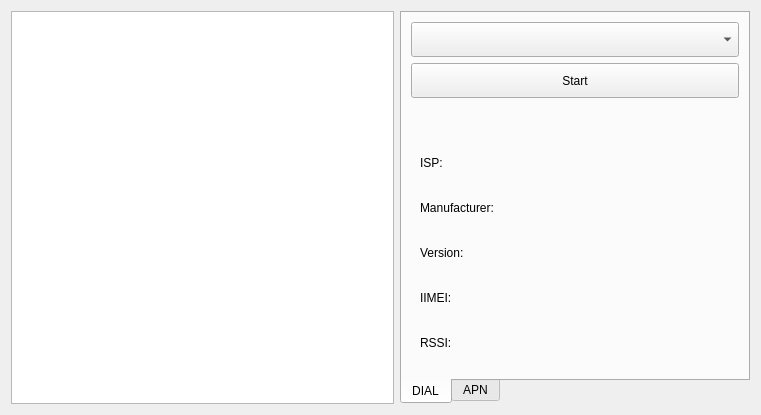
<?xml version="1.0" encoding="UTF-8"?>
<ui version="4.0">
 <class>M4gWidget</class>
 <widget class="QWidget" name="M4gWidget">
  <property name="geometry">
   <rect>
    <x>0</x>
    <y>0</y>
    <width>761</width>
    <height>415</height>
   </rect>
  </property>
  <property name="windowTitle">
   <string>Form</string>
  </property>
  <layout class="QGridLayout" name="gridLayout_2">
   <item row="0" column="0">
    <layout class="QGridLayout" name="gridLayout">
     <item row="0" column="0" colspan="2">
      <widget class="QTextBrowser" name="textBrowser"/>
     </item>
    </layout>
   </item>
   <item row="0" column="1">
    <widget class="QTabWidget" name="tabWidget">
     <property name="minimumSize">
      <size>
       <width>350</width>
       <height>0</height>
      </size>
     </property>
     <property name="maximumSize">
      <size>
       <width>350</width>
       <height>16777215</height>
      </size>
     </property>
     <property name="tabPosition">
      <enum>QTabWidget::South</enum>
     </property>
     <property name="tabShape">
      <enum>QTabWidget::Rounded</enum>
     </property>
     <property name="currentIndex">
      <number>0</number>
     </property>
     <widget class="QWidget" name="widget">
      <attribute name="title">
       <string>DIAL</string>
      </attribute>
      <layout class="QVBoxLayout" name="verticalLayout_3">
       <item>
        <layout class="QVBoxLayout" name="verticalLayout_2">
         <property name="spacing">
          <number>6</number>
         </property>
         <item>
          <widget class="QComboBox" name="comboBox">
           <property name="minimumSize">
            <size>
             <width>0</width>
             <height>35</height>
            </size>
           </property>
          </widget>
         </item>
         <item>
          <widget class="QPushButton" name="connectBtn">
           <property name="sizePolicy">
            <sizepolicy hsizetype="Minimum" vsizetype="Preferred">
             <horstretch>0</horstretch>
             <verstretch>0</verstretch>
            </sizepolicy>
           </property>
           <property name="minimumSize">
            <size>
             <width>0</width>
             <height>35</height>
            </size>
           </property>
           <property name="styleSheet">
            <string notr="true"/>
           </property>
           <property name="text">
            <string>Start</string>
           </property>
           <property name="flat">
            <bool>false</bool>
           </property>
          </widget>
         </item>
         <item>
          <spacer name="verticalSpacer_3">
           <property name="orientation">
            <enum>Qt::Vertical</enum>
           </property>
           <property name="sizeHint" stdset="0">
            <size>
             <width>20</width>
             <height>40</height>
            </size>
           </property>
          </spacer>
         </item>
         <item>
          <widget class="QLabel" name="stateLbl">
           <property name="text">
            <string/>
           </property>
           <property name="alignment">
            <set>Qt::AlignCenter</set>
           </property>
          </widget>
         </item>
         <item>
          <widget class="QWidget" name="AtInfoWidget" native="true">
           <property name="minimumSize">
            <size>
             <width>0</width>
             <height>0</height>
            </size>
           </property>
           <layout class="QFormLayout" name="formLayout_2">
            <property name="verticalSpacing">
             <number>10</number>
            </property>
            <item row="0" column="0">
             <widget class="QLabel" name="label_ISP">
              <property name="minimumSize">
               <size>
                <width>0</width>
                <height>35</height>
               </size>
              </property>
              <property name="text">
               <string>ISP:</string>
              </property>
              <property name="alignment">
               <set>Qt::AlignLeading|Qt::AlignLeft|Qt::AlignVCenter</set>
              </property>
             </widget>
            </item>
            <item row="0" column="1">
             <widget class="QLabel" name="ISPLbl">
              <property name="text">
               <string/>
              </property>
             </widget>
            </item>
            <item row="1" column="0">
             <widget class="QLabel" name="label_manufactuer">
              <property name="minimumSize">
               <size>
                <width>0</width>
                <height>35</height>
               </size>
              </property>
              <property name="text">
               <string>Manufacturer:</string>
              </property>
             </widget>
            </item>
            <item row="1" column="1">
             <widget class="QLabel" name="manufacturerLbl">
              <property name="text">
               <string/>
              </property>
             </widget>
            </item>
            <item row="2" column="0">
             <widget class="QLabel" name="label_version">
              <property name="minimumSize">
               <size>
                <width>0</width>
                <height>35</height>
               </size>
              </property>
              <property name="text">
               <string>Version:</string>
              </property>
             </widget>
            </item>
            <item row="2" column="1">
             <widget class="QLabel" name="versionLbl">
              <property name="text">
               <string/>
              </property>
             </widget>
            </item>
            <item row="3" column="0">
             <widget class="QLabel" name="label_IMEI">
              <property name="minimumSize">
               <size>
                <width>0</width>
                <height>35</height>
               </size>
              </property>
              <property name="text">
               <string>IIMEI:</string>
              </property>
             </widget>
            </item>
            <item row="3" column="1">
             <widget class="QLabel" name="IMEILbl">
              <property name="text">
               <string/>
              </property>
             </widget>
            </item>
            <item row="4" column="0">
             <widget class="QLabel" name="label_RSSI">
              <property name="minimumSize">
               <size>
                <width>0</width>
                <height>35</height>
               </size>
              </property>
              <property name="text">
               <string>RSSI:</string>
              </property>
             </widget>
            </item>
            <item row="4" column="1">
             <widget class="QLabel" name="RSSILbl">
              <property name="text">
               <string/>
              </property>
             </widget>
            </item>
           </layout>
          </widget>
         </item>
        </layout>
       </item>
      </layout>
     </widget>
     <widget class="QWidget" name="tab_2">
      <attribute name="title">
       <string>APN</string>
      </attribute>
      <layout class="QFormLayout" name="formLayout">
       <item row="1" column="0">
        <widget class="QLabel" name="label_authencation">
         <property name="text">
          <string>Authencation:</string>
         </property>
        </widget>
       </item>
       <item row="1" column="1">
        <widget class="QComboBox" name="authCombox">
         <item>
          <property name="text">
           <string>auth</string>
          </property>
         </item>
         <item>
          <property name="text">
           <string>PAP</string>
          </property>
         </item>
         <item>
          <property name="text">
           <string>CHAP</string>
          </property>
         </item>
        </widget>
       </item>
       <item row="2" column="0">
        <widget class="QLabel" name="label_user">
         <property name="text">
          <string>User Name:</string>
         </property>
        </widget>
       </item>
       <item row="2" column="1">
        <widget class="QLineEdit" name="userNameEdt"/>
       </item>
       <item row="3" column="0">
        <widget class="QLabel" name="label_password">
         <property name="text">
          <string>Password:</string>
         </property>
        </widget>
       </item>
       <item row="3" column="1">
        <widget class="QLineEdit" name="passwordEdt"/>
       </item>
       <item row="0" column="1">
        <widget class="QLineEdit" name="apnEdt">
         <property name="text">
          <string>cmnet</string>
         </property>
        </widget>
       </item>
       <item row="0" column="0">
        <widget class="QLabel" name="label_APN">
         <property name="text">
          <string>APN:</string>
         </property>
        </widget>
       </item>
       <item row="4" column="1">
        <spacer name="verticalSpacer_2">
         <property name="orientation">
          <enum>Qt::Vertical</enum>
         </property>
         <property name="sizeHint" stdset="0">
          <size>
           <width>20</width>
           <height>40</height>
          </size>
         </property>
        </spacer>
       </item>
       <item row="5" column="1">
        <widget class="QPushButton" name="applyBtn">
         <property name="text">
          <string>Setting</string>
         </property>
        </widget>
       </item>
      </layout>
     </widget>
    </widget>
   </item>
  </layout>
 </widget>
 <resources/>
 <connections/>
</ui>
